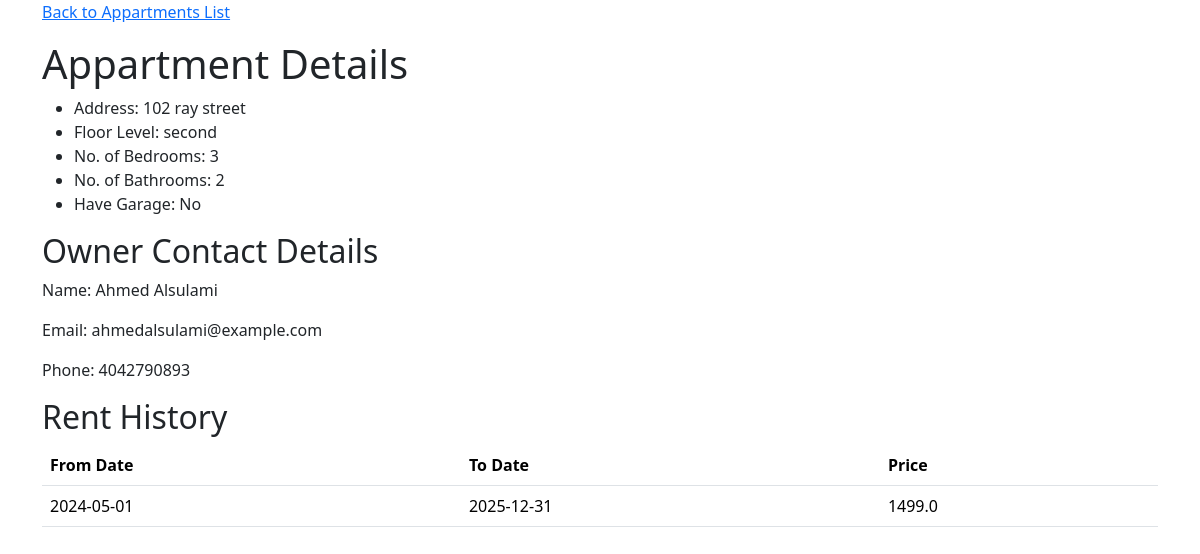
/appartments/16/view, run on the app's committed database.
### tables this page shows
CREATE TABLE appartments (
    id INTEGER PRIMARY KEY AUTOINCREMENT,
    address TEXT NOT NULL,
    floor_level TEXT CHECK (floor_level IN ('first', 'second', 'third')) NOT NULL,
    number_of_bedrooms INTEGER,
    number_of_bathrooms INTEGER,
    does_have_garage BOOLEAN,
    user_id INTEGER,
    -- Foreign key constraint
    FOREIGN KEY (user_id) REFERENCES user(id)
    -- Indexing
    -- INDEX idx_appartments_address (address)
);

CREATE TABLE user (
    id INTEGER PRIMARY KEY AUTOINCREMENT,
    name TEXT NOT NULL,
    email TEXT NOT NULL UNIQUE,
    phone TEXT
    -- Indexing
     -- INDEX idx_user_name (name),
   -- INDEX idx_user_email (email)
);

CREATE TABLE rent_history (
    id INTEGER PRIMARY KEY AUTOINCREMENT,
    from_date DATE NOT NULL,
    to_date DATE NOT NULL,
    price REAL NOT NULL,
    appartment_id INTEGER,
    -- Foreign key constraint
    FOREIGN KEY (appartment_id) REFERENCES appartments(id)
    -- Indexing
    -- INDEX idx_rent_history_from_date (from_date),
    -- INDEX idx_rent_history_to_date (to_date)
);

### app.py (the view)
@app.route('/appartments/<int:id>/view')
def appartment_detail(id):
    cursor.execute("SELECT * FROM appartments WHERE id = ?", (id,))
    appartment = cursor.fetchone()
    owner_id = appartment['user_id']
    owner = None
    if owner_id:
        cursor.execute("SELECT * FROM user WHERE id = ?", (owner_id,))
        owner = cursor.fetchone()
    cursor.execute("SELECT * FROM rent_history WHERE appartment_id = ? ORDER BY id DESC", (id,))
    rent_history = cursor.fetchall()
    return render_template('appartment-detail.html', title="Appartment Detail", appartment=appartment, owner=owner, rent_history=rent_history)

### templates/appartment-detail.html (shortened to what this page needs)
<!DOCTYPE html>
<html lang="en">
  <head>
    <link
      rel="stylesheet"
      href="https://cdn.jsdelivr.net/npm/bootstrap@5.3.2/dist/css/bootstrap.min.css"
    />
  </head>
  <body>
    <div class="container">
      <p>
        <a href="/">Back to Appartments List</a>
      </p>
      <h1>Appartment Details</h1>
      <ul>
        <li>Address: {{ appartment.address }}</li>
        <li>Floor Level: {{ appartment.floor_level }}</li>
        <li>No. of Bedrooms: {{ appartment.number_of_bedrooms }}</li>
        <li>No. of Bathrooms: {{ appartment.number_of_bathrooms }}</li>
        <li>
          Have Garage: {{ "Yes" if appartment.does_have_garage else "No" }}
        </li>
      </ul>
      {% if owner %}
      <h2>Owner Contact Details</h2>
      <p>Name: {{ owner.name }}</p>
      <p>Email: {{ owner.email }}</p>
      <p>Phone: {{ owner.phone }}</p>
      {% endif %}
      <h2>Rent History</h2>
      <table class="table">
        <thead>
          <tr>
            <th>From Date</th>
            <th>To Date</th>
            <th>Price</th>
          </tr>
        </thead>
        <tbody>
          {% for rent in rent_history %}
          <tr>
            <td>{{ rent.from_date }}</td>
            <td>{{ rent.to_date }}</td>
            <td>{{ rent.price }}</td>
          </tr>
          {% endfor %}
        </tbody>
      </table>
    </div>
  </body>
</html>

### data on the page
appartments: address "102 ray street", floor_level "second", number_of_bedrooms "3", number_of_bathrooms "2", does_have_garage "No"
user: name "Ahmed Alsulami", email "ahmedalsulami@example.com", phone "4042790893"
rent_history: from_date "2024-05-01", to_date "2025-12-31", price "1499.0"
